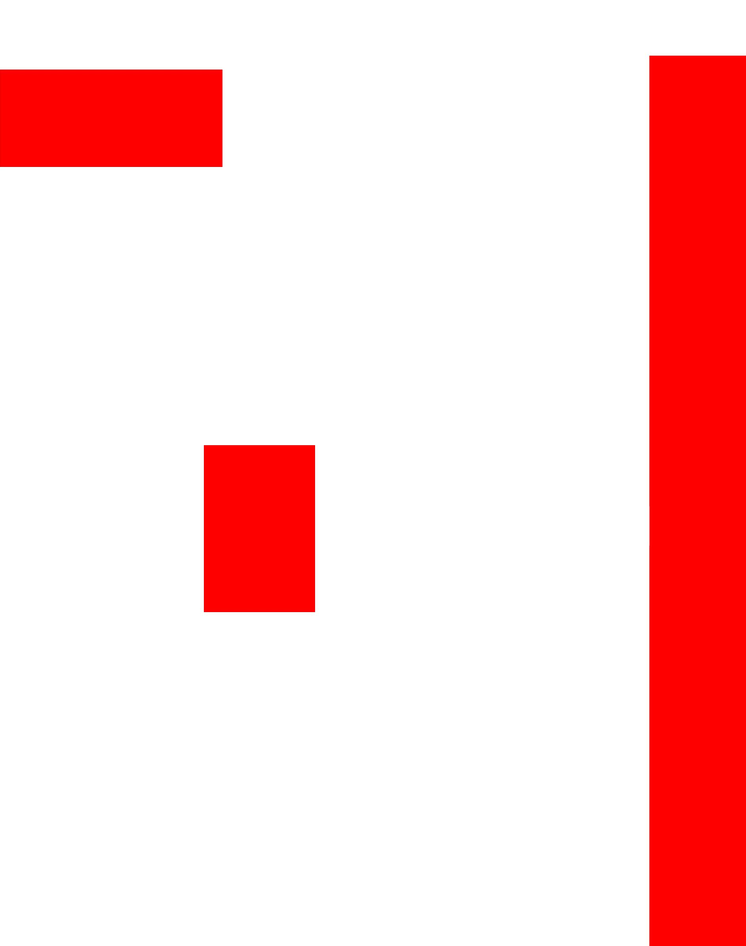
#> input picture cart_tracking/grocery_store.png, 746 x 946 px, shrunk from 1610 x 2040 before the run; its folder holds 4 pictures in this run
$ python rfidDataFilter.py
#> lines starting #> are read from the running program, lines starting #| are printed output that depends on the picture; after the words box and inside, x2 and y2 are one past the last pixel; in counts of white or black regions, pixels touching at a corner belong together; long printed decimals are rounded
'''
This program will process an uploaded file to map out the image. (PDF, PNG, JPG)
    - Identify aisle/shelf locations (for proof of concept, our shelves are red. can be any color.)
    - Place evenly spaced tags on the shelves and return an image of it

We will then generate a 'rfid2map' .csv file which contains the RFID values of the mapped tags.
This will be used to map the rfid values to X,Y values.

Must run assignRFID

'''


import pandas as pd
import logging
logging.getLogger('matplotlib').setLevel(logging.WARNING)
import matplotlib
matplotlib.use("Agg")
import matplotlib.pyplot as plt
import seaborn as sb
import numpy as np
import cv2
from PIL import Image
import math
import fitz
import csv
import re
import os
import shutil
from pathlib import Path
from datetime import datetime
from statistics import mean
from scipy.stats import gaussian_kde
from matplotlib.colors import Normalize
import glob
from datetime import datetime
import os
import shutil
import json

#class which holds rfid tags and their xy position
class Tag:
    def __init__(self, shelf, tag_num, x, y, rfid=None):
        self.shelf = shelf
        self.tag_num = tag_num
        self.x = x
        self.y = y
        self.rfid = rfid

#class for CV. recognizing store & shelf boundaries
class Box:
    def __init__(self, x, y, w, h, num):
        self.x = x
        self.y = y
        self.w = w
        self.h = h
        self.num = num
        self.tags = []
#shelves & store location+dimensions
shelves = []
storeDim = Box(0,0,0,0,0)

#function to convert PDFs -> pictures if needed and make the image into CV-able object
def makeImage(path):
#> called with path = 'grocery_store.png'
    ext = path.lower()
    if ext.endswith('.pdf'):
        doc = fitz.open(path)
        page = doc.load_page(0)
        pix = page.get_pixmap(dpi=200)
        img = Image.frombytes("RGB", [pix.width, pix.height], pix.samples)
        img_cv = np.array(img)
        img_corr = cv2.cvtColor(img_cv, cv2.COLOR_RGB2BGR)
        return img_corr
    else:
        img = cv2.imread(path, cv2.IMREAD_COLOR)
#> img is the input picture: shape (946, 746, 3); mean B, G, R 209.4, 209.4, 254.7
        return img


# Read file, process shelves, place tags
# path = file path / image file
# realWidth = width of the store so we can scale
# tagSpacing = space between each tag
def mapImage(path, realWidth, tagSpacing):
    img = makeImage(path)
    hsv = cv2.cvtColor(img, cv2.COLOR_BGR2HSV) #convert to HSV
#> hsv: shape (946, 746, 3); mean H, S, V 0.7, 45.6, 254.7


    #red mask (shelves. can be any color, just adjust these values)
    lower1 = np.array([0, 80, 60])
    upper1 = np.array([10, 255, 255])
    lower2 = np.array([170, 80, 60])
    upper2 = np.array([180, 255, 255])
    redmask = cv2.inRange(hsv, lower1, upper1) | cv2.inRange(hsv, lower2, upper2)
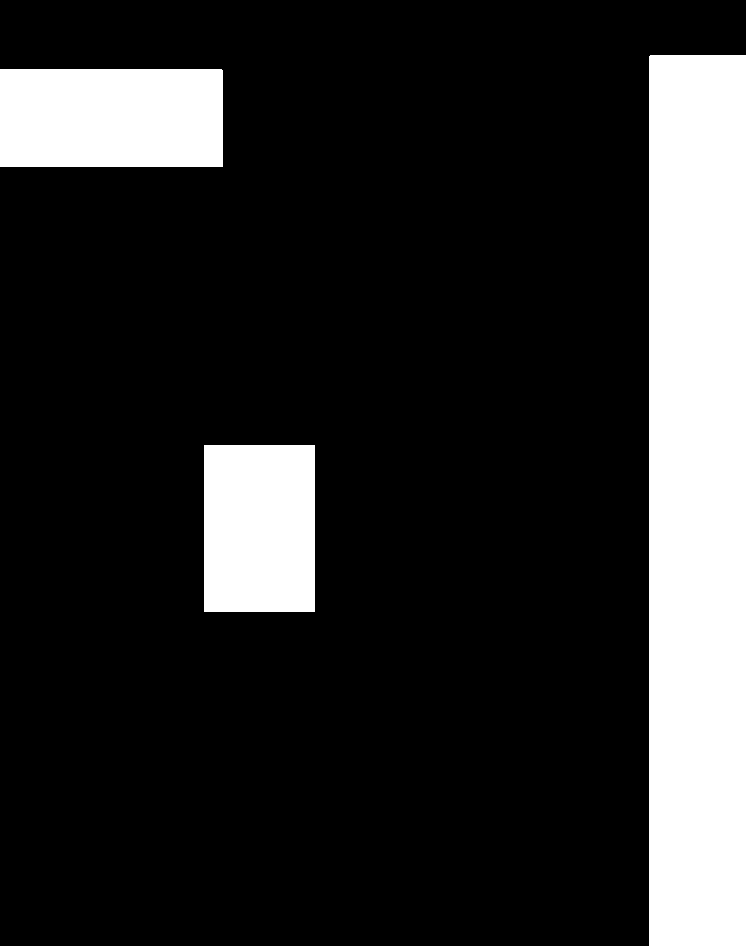
#> redmask: shape (946, 746); 18% white; 3 white regions, box (x1, y1, x2, y2) and area: (649, 55, 746, 946) 86426, (0, 69, 223, 167) 21853, (204, 445, 315, 612) 18537

    #white mask (marks outside wall, for ratio)
    white1 = np.array([0,0,255])
    white2 = np.array([180, 50, 255])
    whitemask = cv2.inRange(hsv, white1, white2)
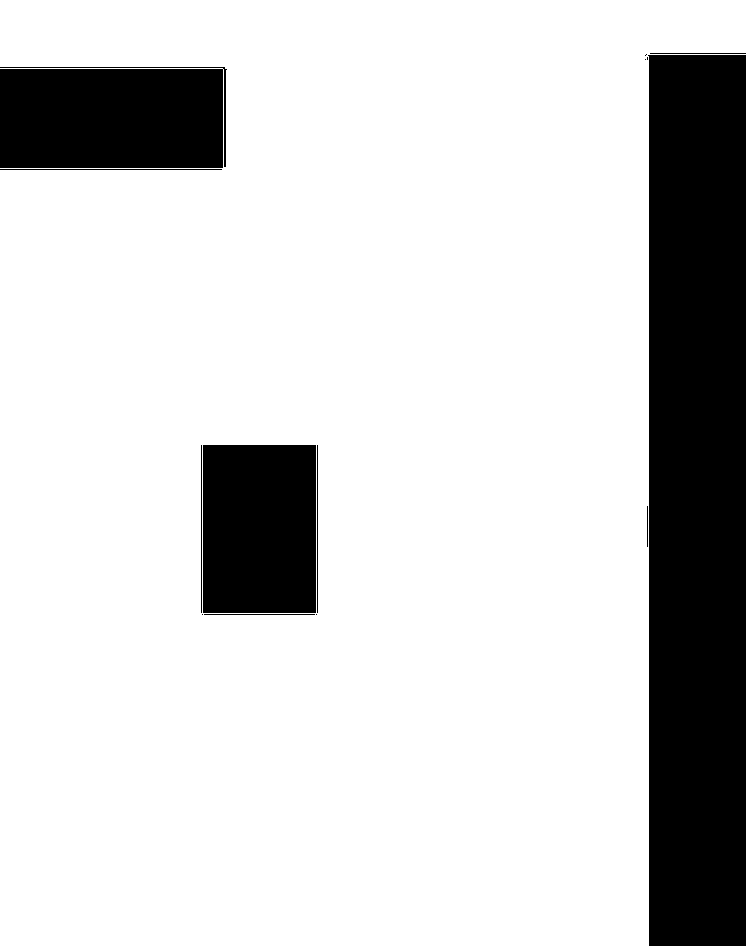
#> whitemask: shape (946, 746); 81.8% white; 14 black regions (5 under 20 px)

    redcontour, _ = cv2.findContours(redmask, cv2.RETR_EXTERNAL, cv2.CHAIN_APPROX_SIMPLE)
#> redcontour = 3 contours; box (x1, y1, x2, y2) and area: (649, 55, 746, 946) 85440, (0, 69, 223, 167) 21534, (204, 445, 315, 612) 18260
    whitecontour, _ = cv2.findContours(whitemask, cv2.RETR_EXTERNAL, cv2.CHAIN_APPROX_SIMPLE)
#> whitecontour = 1 contour; box (x1, y1, x2, y2) and area: (0, 0, 746, 946) 593917

    #identify shelves location
    for shelfNum, c in enumerate(redcontour):
        x, y, w, h = cv2.boundingRect(c)
        if w <= 1 or h <= 1: #filter out any red things that arent shelves
            continue
        shelves.append(Box(x, y, w, h, shelfNum))
        cv2.putText(img, str(shelfNum), (int(x+w/2), int(y+h/2)), cv2.FONT_HERSHEY_PLAIN, 3, (0,0,0), 1, cv2.LINE_AA)
#> this loop made 3 passes
#> (x, y, w, h) on passes 2 to 3: (0, 69, 223, 98), (649, 55, 97, 891)
#> (c, x, y, w, h) on pass 1: ([[204, 445], [204, 611], [314, 611], [314, 445]], 204, 445, 111, 167)
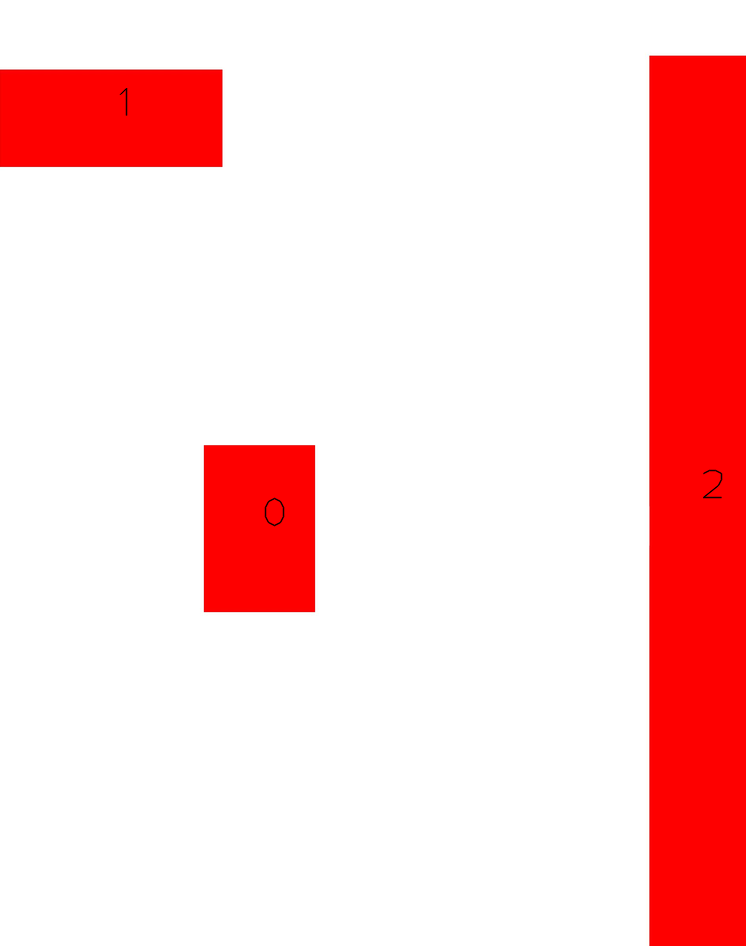
#> img: shape (946, 746, 3); 0.07% of pixels changed, all inside (x1, y1, x2, y2) = (119, 88, 723, 527)
#> after the loop, shelves = 3 items
        #cv2.rectangle(img, (x, y), (x+w, y+h), (0, 255, 0), 2)
        #print("Shelf at: ", x, y, "size: ", w, h)
        #cv2.circle(img, (x, y), 3, (255, 0,0), -1)

    #store boundary
    for c in whitecontour:
        x, y, w, h = cv2.boundingRect(c)
        #cv2.rectangle(img, (x, y), (x+w, y+h), (0, 255, 0), 2)
        #print("Shelf at: ", x, y, "size: ", w, h)
        storeDim.x = x
        storeDim.y = y
        storeDim.w = w
        storeDim.h = h
#> this loop made 1 pass
#> (x, y, w, h, storeDim.x, storeDim.y, storeDim.w, storeDim.h) on pass 1: (0, 0, 746, 946, 0, 0, 746, 946)

    scale = realWidth / storeDim.w
#> scale = 0.216
    wallSpacing = 36 #in inches
    for s in shelves:
        #go around the shelf if not near wall & place tags
        #place for width first
        numTagsW = math.floor((s.w * scale) / tagSpacing) + 1
        incW = s.w / numTagsW
        placedTags = 0
        for i in range(numTagsW+1):
            if (s.y - storeDim.y) > (wallSpacing*scale): #check if shelf at least X UNITs away from top wall
                cv2.circle(img, (int(s.x + (incW * i)), s.y), 10, (255, 0, 0), -1)
                cv2.putText(img, str(placedTags), (int(s.x+(incW*i)), s.y), cv2.FONT_HERSHEY_PLAIN, 3, (0,255,0), 1, cv2.LINE_AA)
                s.tags.append(Tag(s.num, placedTags, int(s.x+(incW*i)), s.y))
                placedTags = placedTags + 1


            if ((storeDim.y+storeDim.h) - (s.y+s.h)) > (wallSpacing*scale): #check if shelf at least X UNITs away from bottom wall
                cv2.circle(img, (int(s.x+(incW*i)), s.y+s.h), 10, (255, 0 ,0), -1)
                cv2.putText(img, str(placedTags), (int(s.x+(incW*i)), s.y+s.h), cv2.FONT_HERSHEY_PLAIN, 3, (0,255,0), 1, cv2.LINE_AA)
                s.tags.append(Tag(s.num, placedTags, int(s.x+(incW*i)), s.y+s.h))
                placedTags = placedTags + 1

        #place for height
        numTagsH = math.floor((s.h * scale) / tagSpacing) + 1
        incH = s.h / numTagsH
        for i in range(numTagsH+1):
            if (s.x - storeDim.x) > (wallSpacing* scale): #check if shelf X units away from left wall
                new_tag = Tag(s.num, placedTags, s.x, int(s.y+(incH*i)))
                exist = 0
                for tag in s.tags:
                    if tag.x == new_tag.x and tag.y == new_tag.y:
                        exist = 1
                if exist == 0:
                    cv2.circle(img, (s.x, int(s.y+(incH*i))), 10, (255, 0, 0), -1)
                    cv2.putText(img, str(placedTags), (s.x, int(s.y+(incH*i))), cv2.FONT_HERSHEY_PLAIN, 3, (0,255,0), 1, cv2.LINE_AA)
                    s.tags.append(new_tag)
                    placedTags = placedTags + 1

            if ((storeDim.x+storeDim.w)- (s.x+s.w)) > (wallSpacing*scale): #check if shelf X units away from right wall
                new_tag = Tag(s.num, placedTags, s.x+s.w, int(s.y+(incH*i)))
                exist = 0
                for tag in s.tags:
                    if tag.x == new_tag.x and tag.y == new_tag.y:
                        exist = 1
                if exist == 0:
                    cv2.putText(img, str(placedTags), (s.x+s.w, int(s.y+(incH*i))), cv2.FONT_HERSHEY_PLAIN, 3, (0,255,0), 1, cv2.LINE_AA)
                    cv2.circle(img, (s.x+s.w, int(s.y+(incH*i))), 10, (255, 0, 0), -1)
                    s.tags.append(new_tag)
                    placedTags = placedTags + 1
        text = f"Shelf {s.num} | X inc: {incW*scale:.2f} | Y inc: {incH*scale:.2f}"
        cv2.putText(img, text, (10,40+(s.num*40)), cv2.FONT_HERSHEY_PLAIN, 3, (0,0,0), 1, cv2.LINE_AA)
#> this loop made 3 passes
#> (incW, numTagsH, incH, text) on passes 1 to 3: (111, 1, 167, 'Shelf 0 | X inc: 23.96 | Y inc: 36.04'), (223, 1, 98, 'Shelf 1 | X inc: 48.13 | Y inc: 21.15'), (97, 4, 222.8, 'Shelf 2 | X inc: 20.93 | Y inc: 48.07')
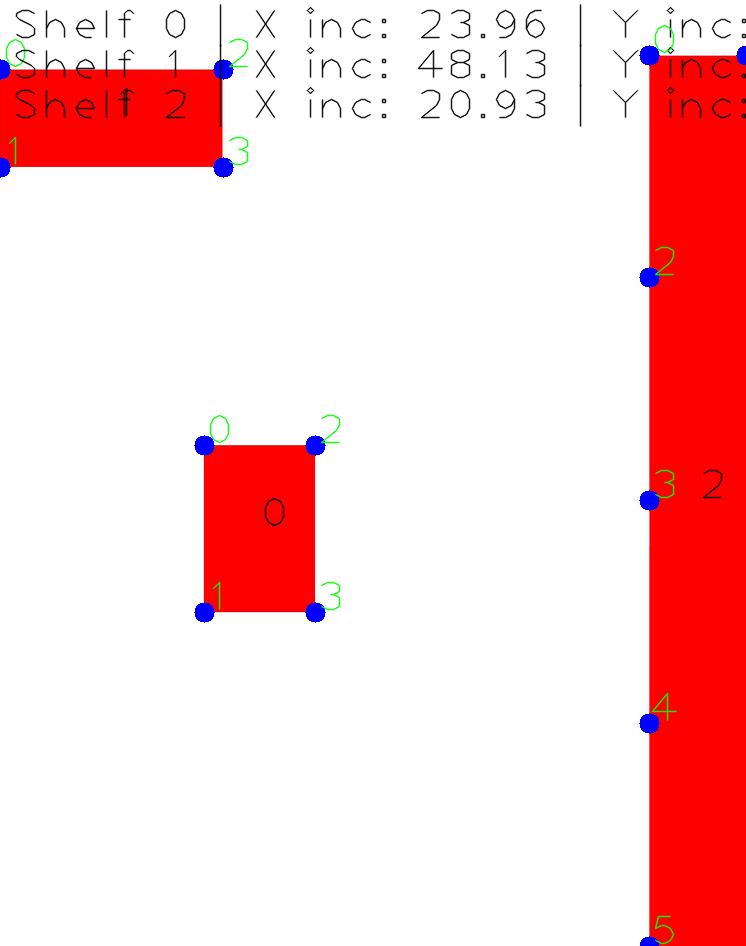
#> img: shape (946, 746, 3); 2.18% of pixels changed, all inside (x1, y1, x2, y2) = (0, 4, 746, 946)
#> after the loop, s.tags = 6 items


    print("store start: ", storeDim.x, storeDim.y)
#| store start:  0 0
    print("store dimensions: ", storeDim.w, storeDim.h)
#| store dimensions:  746 946
    print(scale)
#| 0.2158
    #Return the processed image instead of displaying it
    # cv2.imshow("test", img)  # Commented out - causes crash in server environment
    # cv2.waitKey(0)
    return img


#insert RFID tag values mapped to tag and shelf numbers. takes in .csv file which maps RFID tag values to points on the schematic and assigns them for later use.
# [11 lines left out: function assignRFID, not called in this run]


# USED FOR txt_to_csv
# Matches lines like:
# Tag: E2801170000002076A508C74 | RSSI: 65 dBm | Antennna: 2 | Time: 1709943 ms
# to clean up input from ESP
LINE_RE = re.compile(
    r'^Tag:\s*(?P<tag>\S+)\s*\|\s*'
    r'RSSI:\s*(?P<rssi>-?\d+)\s*dBm\s*\|\s*'
    r'Antenn\w*:\s*(?P<antenna>\d+)\s*\|\s*'
    r'Time:\s*(?P<time>\d+)\s*ms\s*$'
)
#helper function
# [51 lines left out: function txt_to_csv, not called in this run]

# Path finding algorithm implemented using a Kalman filter which predicts the path given very noisy data
class Kalman:
    # [52 lines left out: functions __init__, predict, update, findTag, not called in this run]


# Base directory for generated images
GENERATED_IMAGES_DIR = 'generated_images'
LOG_BASE_DIR = 'cart_logs'

# [78 lines left out: functions get_image_save_path, confirmPoint, not called in this run]

class Path:

    def __init__ (self, cartNum):
        self.cartNum = cartNum
        self.path_arr = []

    # [142 lines left out: functions createPath, plotPathPoints, createHeatMap, not called in this run]

'''
Function to combine multiple paths into one heatmap
paths = array of paths
'''
# [43 lines left out: function multHeatMap, not called in this run]

'''
Create a path map with multiple cart paths
paths = array of Path objects
'''
# [112 lines left out: functions multPathMap, process_daily_logs, not called in this run]

if __name__ == "__main__":
    #file , actual width of store, spacing between each tag
    # blank = makeImage("eecscorner.jpg")
    img = mapImage("grocery_store.png", 161, 60)
    # [17 lines of commented-out code are left out]
